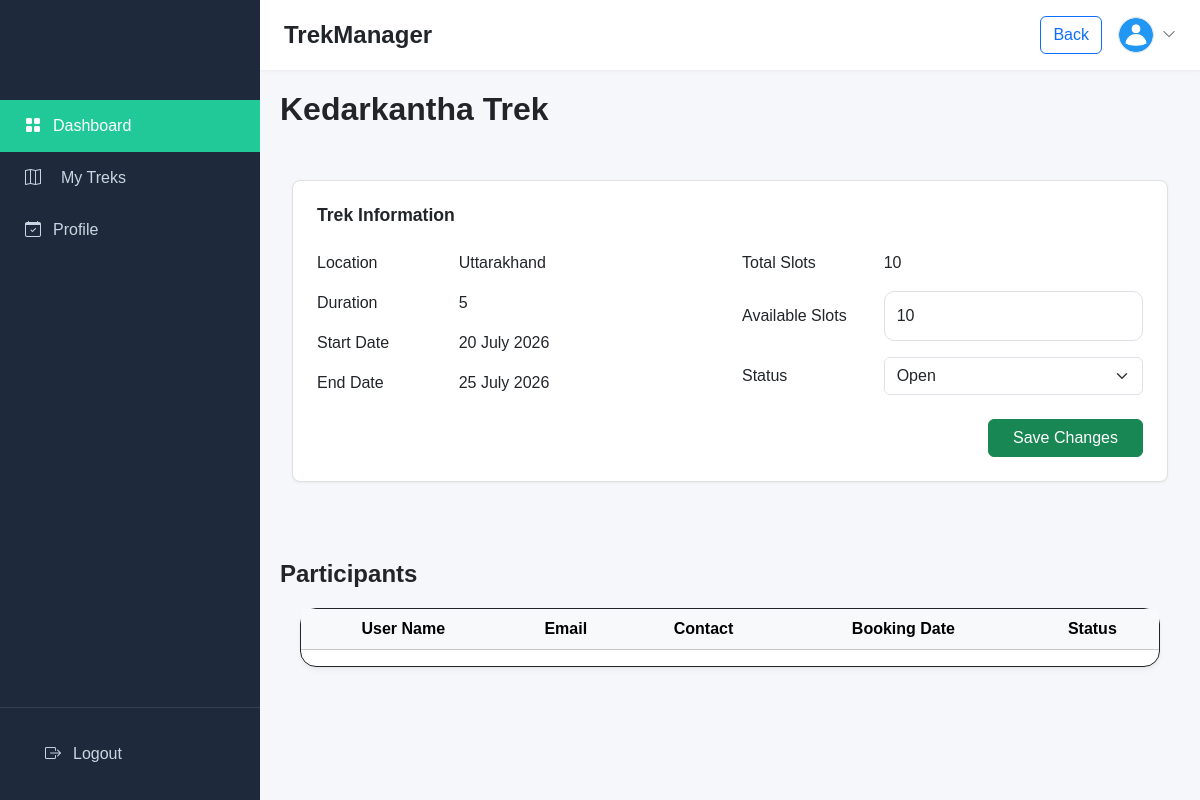
Before: /staff/1/staff_manage_trek/1 with the older database file.
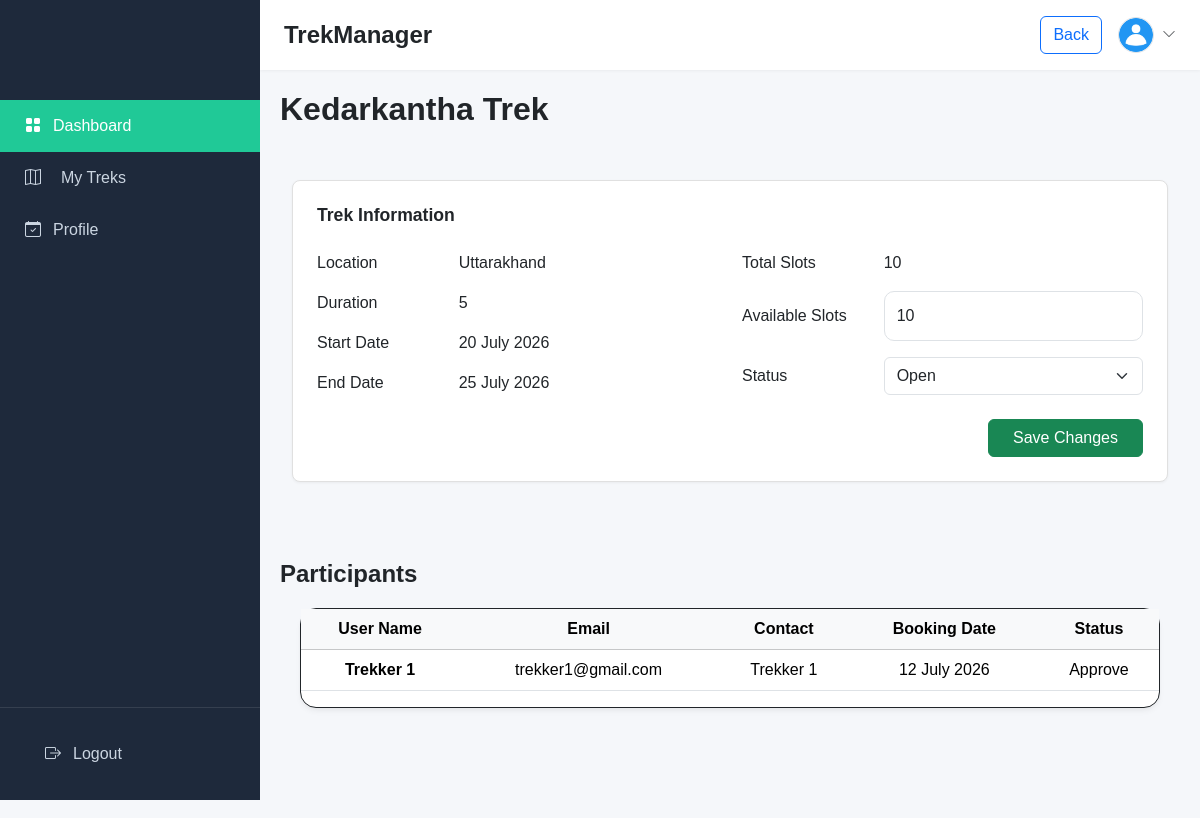
After: the same page with the newer database file.
### application/models.py (models this page shows)
class Booking(db.Model):
    __tablename__ = "bookings"
    id = db.Column(db.Integer, primary_key = True)
    user_id = db.Column(db.Integer, db.ForeignKey('user.id'), nullable = False)
    trek_id = db.Column(db.Integer, db.ForeignKey('treks.id'), nullable = False)
    booking_date = db.Column(db.DateTime(), default = datetime.utcnow)
    status = db.Column(db.String(), default = "Booked") #Booked, Cancelled, Completed, Approve,

class User(db.Model):
    __tablename__ = "user"
    id = db.Column(db.Integer, primary_key=True)
    email = db.Column(db.String(), unique=True, nullable=False)
    password = db.Column(db.String(), nullable=False)
    fullname = db.Column(db.String(), nullable=False)
    role = db.Column(db.String(), nullable=False, default='trekker') #Admin, Staff, Trekker/user
    status = db.Column(db.String(), default='pending') #pending, approve or blacklist
    joined_date = db.Column(db.DateTime(), default = datetime.utcnow)
    bookings = db.relationship('Booking', backref = 'user', lazy = True, cascade = 'all, delete-orphan')

### application/auth.py (the view)
@auth_bp.route('/staff/<int:staff_id>/staff_manage_trek/<int:trek_id>', methods = ['GET', 'POST'])
def staff_manage_trek(staff_id, trek_id):
    staff_profile = Staff.query.get(staff_id)
    trek = Trek.query.filter_by(id=trek_id, staff_id=staff_id).first()
    bookings = Booking.query.filter_by(trek_id=trek_id).all()
    if request.method == "POST":
        trek.slots = request.form.get('slots')
        trek.status = request.form.get('status')
        db.session.commit()
        return redirect(url_for('auth.staff', staff_id=staff_id))
    my_assigned_trek = Trek.query.filter_by(staff_id=staff_profile.id).all()
    return render_template('templates/staff/staff_manage_trek.html', staff_profile=staff_profile,
                           trek=trek, bookings=bookings, my_assigned_trek=my_assigned_trek)

### application/auth.py (called while the page is built)
def format_date(value):
    if value:
        return value.strftime("%d %B %Y")
    return ""

### templates/staff/staff_manage_trek.html (shortened to what the changed rows need)
<!DOCTYPE html>
<html lang="en">
<head>
    <link href="https://cdn.jsdelivr.net/npm/bootstrap@5.3.3/dist/css/bootstrap.min.css" rel="stylesheet">
    <link href="https://cdn.jsdelivr.net/npm/bootstrap-icons@1.11.3/font/bootstrap-icons.css" rel="stylesheet">
    <link rel="stylesheet" href="/static/style.css">
</head>
<body>
<div class="wrapper">
    <main class="main-content">
        <header class="top-navbar">
            <div class="d-flex align-items-center gap-2">
                <h1 class="h4 mb-0 fw-bold d-none d-sm-block">TrekManager</h1>
            </div>
        </header>
        <div class="content-body">
            <div style="margin-bottom: 30px;">
                <div class="row align-items-center">
                    <div class="col-md-8">
                        <h2 class="fw-bold mb-1">{{ trek.trekname }}</h2>
                    </div>
                </div>
            </div>
            <div class="main-table">
                <table class="table text-center table-hover">
                    <thead class="table-light">
                        <tr>
                        <th scope="col">User Name</th>
                        <th scope="col">Email</th>
                        <th scope="col">Contact</th>
                        <th scope="col">Booking Date</th>
                        <th scope="col">Status</th>
                        </tr>
                    </thead>
                    <tbody>
                        {% for booking in bookings %}
                        <tr>
                            <th scope="row">{{ booking.user.fullname }}</th>
                            <td>{{ booking.user.email }}</td>
                            <td>{{ booking.user.fullname }}</td>
                            <td>{{ booking.booking_date|date }}</td>
                            <td>{{ booking.status }}</td>
                        </tr>
                        {% endfor %}
                    </tbody>
                </table>
            </div>
        </div>
    </main>
</body>
</html>

Changed rows visible on the page:
added Booking: user.fullname "Trekker 1", user.email "trekker1@gmail.com", booking_date "12 July 2026", status "Approve"
